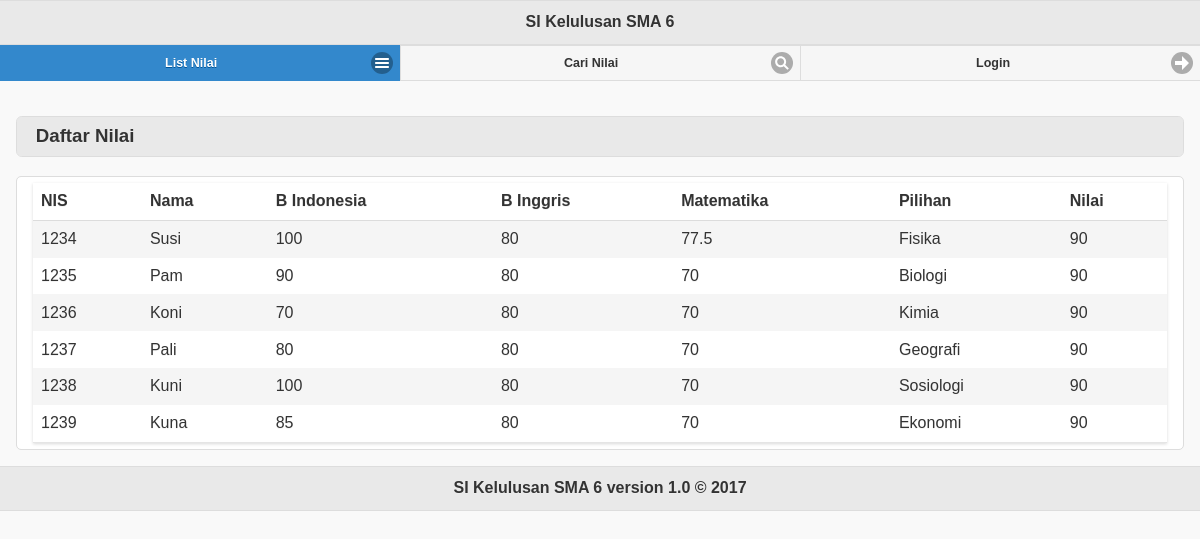
The page / on the database its author committed.
### tables this page shows
CREATE TABLE `siswa` (
	`nis` int NOT NULL,
	`nama` varchar(40) NOT NULL,
	`id_kelas` int NOT NULL,
	`bin` real NOT NULL,
	`big` real NOT NULL,
	`mat` real NOT NULL,
	`nilpelpil` real NOT NULL,
	`id_matpelpil` int NOT NULL,
	PRIMARY KEY (`nis`)
);

CREATE TABLE `matpelpil` (
  `id_matpelpil` int NOT NULL,
  `nama_matpelpil` varchar(30) NOT NULL UNIQUE,
  PRIMARY KEY (`id_matpelpil`)
);

### objects/siswa.php (called while the page is built, shortened)
<?php
    class Siswa
    {
        private $conn;
        public function __construct($db)
        {
            $this->conn = $db;
        }
        function read(){
	        $query = "SELECT *
	                FROM siswa
	                ORDER BY nis";
	        $stmt = $this->conn->prepare( $query );
	        $stmt->execute();
	        return $stmt;
   		}
    }
?>

### objects/matpelpil.php (called while the page is built, shortened)
<?php
    class Matpelpil
    {
        private $conn;
        public function __construct($db)
        {
            $this->conn = $db;
        }
        function readName($id_matpelpil){
            $query = "SELECT nama_matpelpil
                    FROM matpelpil
                    WHERE id_matpelpil = ?";
            $stmt = $this->conn->prepare( $query );
            $stmt->bindParam(1, $id_matpelpil);
            $stmt->execute();
            $row = $stmt->fetch(PDO::FETCH_ASSOC);
            return $row['nama_matpelpil'];
        }
    }
?>

### index.php (the view, shortened to what this page needs)
<?php
	include_once "header.php";
	include_once "navbar.php";
	include_once 'objects/siswa.php';
	include_once 'objects/matpelpil.php';
	$database = new Database();
	$db = $database->getConnection();
	$siswa = new Siswa($db);
	$matpelpil = new Matpelpil($db);
?>
	<div id=list role="main" class="ui-content">
		<h3 class="ui-bar ui-bar-a ui-corner-all">Daftar Nilai</h3>
		<div class="ui-body ui-body-a ui-corner-all">
			<table data-role="table" id="tablenilai" class="ui-body-d ui-shadow table-stripe ui-responsive">
				<thead>
					<tr>
						<th>NIS</th>
						<th>Nama</th>
						<th>B Indonesia</th>
						<th>B Inggris</th>
						<th>Matematika</th>
						<th>Pilihan</th>
						<th>Nilai</th>
					</tr>
				</thead>
				<tbody>
					<?php
						$stmt = $siswa->read();
						while ($row = $stmt->fetch(PDO::FETCH_ASSOC)){
							extract($row);
        					echo '<tr>';
								echo '<td>'.$nis.'</td>';
								echo '<td>'.$nama.'</td>';
								echo '<td>'.$bin.'</td>';
								echo '<td>'.$big.'</td>';
								echo '<td>'.$mat.'</td>';
								echo '<td>'.$matpelpil->readName($id_matpelpil).'</td>';
								echo '<td>'.$nilpelpil.'</td>';
        					echo '</tr>';
						}
					?>
				</tbody>
			</table>
		</div>
	</div>
<?php
	include_once "footer.php";
?>

### header.php (shortened to what this page needs)
<!DOCTYPE html>
<html>
	<head>
		<link rel="stylesheet" href="assets/css/jquery.mobile-1.4.5.min.css" />
	</head>
	<body>
		<div data-role="page" id="index">
			<div data-role="header">
				<h1>SI Kelulusan SMA 6</h1>
			</div>

### navbar.php
<div data-role="navbar" data-iconpos="right">
		<ul>
			<li><a href="./" data-icon="bars" <?php if(basename($_SERVER['PHP_SELF'])=="index.php") echo 'class="ui-btn-active"'; ?>>List Nilai</a></li>
			<li><a href="search.php" data-icon="search" <?php if(basename($_SERVER['PHP_SELF'])=="search.php") echo 'class="ui-btn-active"'; ?>>Cari Nilai</a></li>
			<li><a href="login.php" data-icon="arrow-r" <?php if(basename($_SERVER['PHP_SELF'])=="login.php") echo 'class="ui-btn-active"'; ?>>Login</a></li>
		</ul>
</div>

### footer.php
		<div data-role="footer" data-position="bottom">
			<h6>SI Kelulusan SMA 6 version 1.0  © 2017</h6>
		</div>
	</div>
</body>
</html>

### rows shown on the page
siswa: nis "1234", nama "Susi", bin "100", big "80", mat "77.5", id_matpelpil.nama_matpelpil "Fisika", nilpelpil "90"
siswa: nis "1235", nama "Pam", bin "90", big "80", mat "70", id_matpelpil.nama_matpelpil "Biologi", nilpelpil "90"
siswa: nis "1236", nama "Koni", bin "70", big "80", mat "70", id_matpelpil.nama_matpelpil "Kimia", nilpelpil "90"
siswa: nis "1237", nama "Pali", bin "80", big "80", mat "70", id_matpelpil.nama_matpelpil "Geografi", nilpelpil "90"
siswa: nis "1238", nama "Kuni", bin "100", big "80", mat "70", id_matpelpil.nama_matpelpil "Sosiologi", nilpelpil "90"
siswa: nis "1239", nama "Kuna", bin "85", big "80", mat "70", id_matpelpil.nama_matpelpil "Ekonomi", nilpelpil "90"
